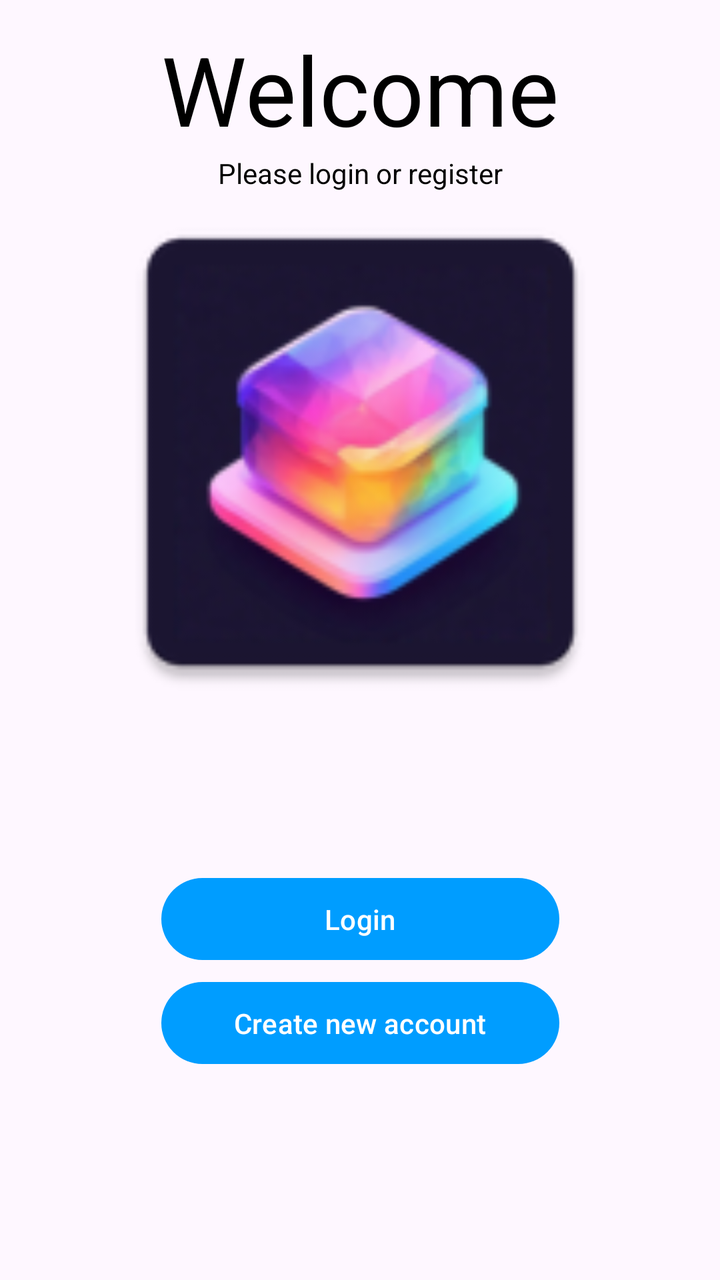
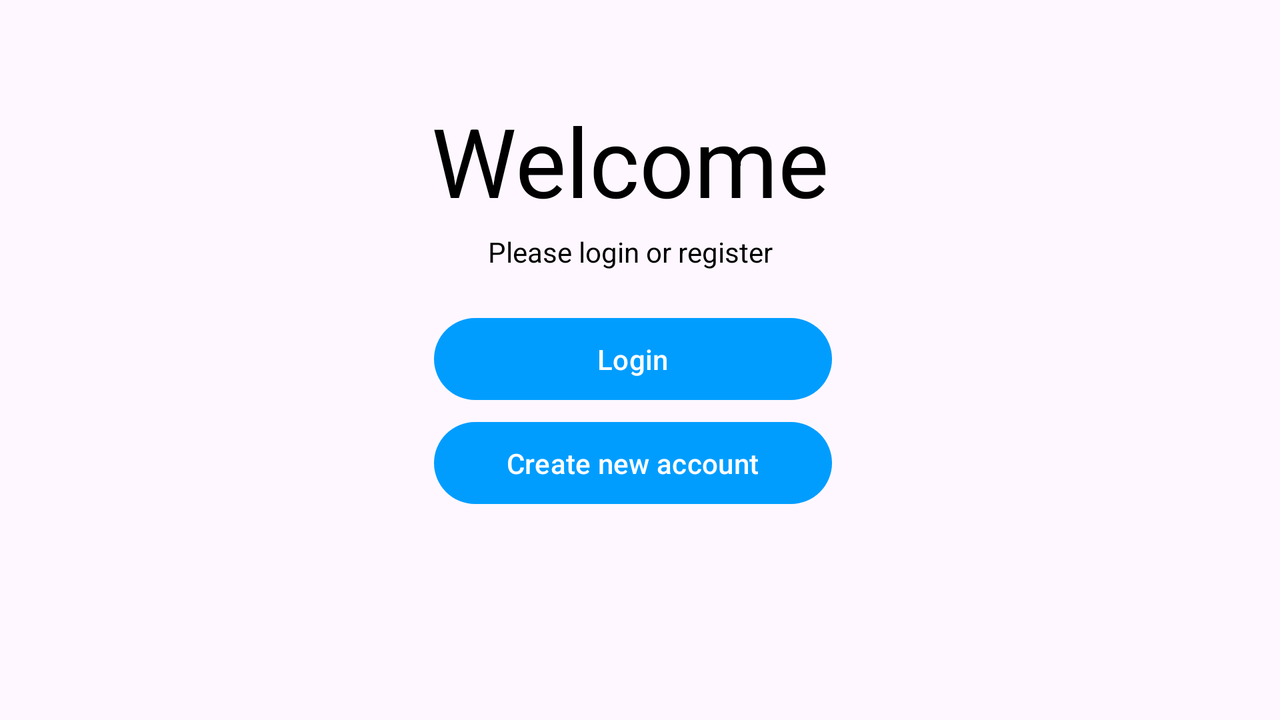

The same Android screen from two of the app's own layout files: first res/layout/ as a phone draws it, then the repository's variant for another configuration, drawn on a device whose configuration selects that folder. Both files follow.
<!-- AndroidManifest.xml: application theme Theme.MobilalkalmazásFejlesztés -->
<!-- res/layout/activity_main.xml -->
<?xml version="1.0" encoding="utf-8"?>
<androidx.constraintlayout.widget.ConstraintLayout xmlns:android="http://schemas.android.com/apk/res/android"
    xmlns:app="http://schemas.android.com/apk/res-auto"
    xmlns:tools="http://schemas.android.com/tools"
    android:id="@+id/main"
    android:layout_width="match_parent"
    android:layout_height="match_parent"
    tools:context=".MainActivity">

    <Button
        android:id="@+id/button6"
        android:layout_width="199dp"
        android:layout_height="49dp"
        android:layout_marginBottom="156dp"
        android:onClick="startLoginActivity"
        android:text="@string/bejelentkez_s"
        app:layout_constraintBottom_toBottomOf="parent"
        app:layout_constraintEnd_toEndOf="parent"
        app:layout_constraintStart_toStartOf="parent" />

    <Button
        android:id="@+id/button7"
        android:layout_width="199dp"
        android:layout_height="49dp"
        android:layout_marginBottom="104dp"
        android:onClick="startRegisterActivity"
        android:text="@string/new_user"
        app:layout_constraintBottom_toBottomOf="parent"
        app:layout_constraintEnd_toEndOf="parent"
        app:layout_constraintStart_toStartOf="parent" />

    <ImageView
        android:id="@+id/imageView"
        android:layout_width="269dp"
        android:layout_height="274dp"
        app:layout_constraintBottom_toTopOf="@+id/button6"
        app:layout_constraintEnd_toEndOf="parent"
        app:layout_constraintStart_toStartOf="parent"
        app:layout_constraintTop_toTopOf="parent"
        app:layout_constraintVertical_bias="0.553"
        app:srcCompat="@mipmap/ic_launcher" />

    <TextView
        android:id="@+id/textView5"
        android:layout_width="wrap_content"
        android:layout_height="wrap_content"
        android:text="Welcome"
        android:textSize="48sp"
        app:layout_constraintBottom_toTopOf="@+id/imageView"
        app:layout_constraintEnd_toEndOf="parent"
        app:layout_constraintStart_toStartOf="parent"
        app:layout_constraintTop_toTopOf="parent" />

    <TextView
        android:id="@+id/textView6"
        android:layout_width="wrap_content"
        android:layout_height="wrap_content"
        android:layout_marginTop="7dp"
        android:text="Please login or register"
        app:layout_constraintBottom_toTopOf="@+id/imageView"
        app:layout_constraintEnd_toEndOf="parent"
        app:layout_constraintStart_toStartOf="parent"
        app:layout_constraintTop_toBottomOf="@+id/textView5" />
</androidx.constraintlayout.widget.ConstraintLayout>
<!-- resources referenced by this layout -->
<resources>
  <!-- mipmap ic_launcher: webp bitmap (mipmap-hdpi, 4650 bytes) -->
  <string name="bejelentkez_s">Login</string>
  <string name="new_user">Create new account</string>
  <style name="Theme.MobilalkalmazásFejlesztés" parent="Base.Theme.MobilalkalmazásFejlesztés" />
  <style name="Base.Theme.MobilalkalmazásFejlesztés" parent="Theme.Material3.DayNight.NoActionBar">
          <item name="colorPrimary">@color/primaryColor_light</item>
          <item name="colorButtonNormal">@color/primaryColor_light</item>
          <item name="android:textColor">@color/text_light</item>
      </style>
  <color name="primaryColor_light">#009DFF</color>
  <color name="text_light">#000000</color>
</resources>
<!-- res/layout-land/activity_main.xml (the repository's variant of the layout above) -->
<!-- drawn on the phone turned sideways -->
<?xml version="1.0" encoding="utf-8"?>
<androidx.constraintlayout.widget.ConstraintLayout xmlns:android="http://schemas.android.com/apk/res/android"
    xmlns:app="http://schemas.android.com/apk/res-auto"
    android:id="@+id/main"
    android:layout_width="match_parent"
    android:layout_height="match_parent">

    <ImageView
        android:id="@+id/imageView3"
        android:layout_width="269dp"
        android:layout_height="274dp"
        android:layout_marginTop="160dp"
        app:layout_constraintBottom_toTopOf="@+id/button6"
        app:layout_constraintEnd_toEndOf="parent"
        app:layout_constraintHorizontal_bias="0.488"
        app:layout_constraintStart_toStartOf="parent"
        app:layout_constraintTop_toTopOf="parent"
        app:layout_constraintVertical_bias="0.553"
        app:srcCompat="@mipmap/ic_launcher" />

    <TextView
        android:id="@+id/textView8"
        android:layout_width="wrap_content"
        android:layout_height="wrap_content"
        android:layout_marginTop="48dp"
        android:text="Welcome"
        android:textSize="48sp"
        app:layout_constraintBottom_toTopOf="@+id/imageView"
        app:layout_constraintEnd_toEndOf="@+id/imageView3"
        app:layout_constraintHorizontal_bias="0.492"
        app:layout_constraintStart_toStartOf="@+id/imageView3"
        app:layout_constraintTop_toTopOf="parent" />

    <TextView
        android:id="@+id/textView7"
        android:layout_width="wrap_content"
        android:layout_height="wrap_content"
        android:layout_marginTop="4dp"
        android:text="Please login or register"
        app:layout_constraintBottom_toTopOf="@+id/imageView"
        app:layout_constraintEnd_toEndOf="@+id/textView8"
        app:layout_constraintStart_toStartOf="@+id/textView8"
        app:layout_constraintTop_toBottomOf="@+id/textView8" />

    <Button
        android:id="@+id/button6"
        android:layout_width="199dp"
        android:layout_height="49dp"
        android:layout_marginBottom="156dp"
        android:onClick="startLoginActivity"
        android:text="@string/bejelentkez_s"
        app:layout_constraintBottom_toBottomOf="parent"
        app:layout_constraintEnd_toEndOf="parent"
        app:layout_constraintHorizontal_bias="0.492"
        app:layout_constraintStart_toStartOf="parent" />

    <Button
        android:id="@+id/button7"
        android:layout_width="199dp"
        android:layout_height="49dp"
        android:layout_marginBottom="104dp"
        android:onClick="startRegisterActivity"
        android:text="@string/new_user"
        app:layout_constraintBottom_toBottomOf="parent"
        app:layout_constraintEnd_toEndOf="parent"
        app:layout_constraintHorizontal_bias="0.492"
        app:layout_constraintStart_toStartOf="parent" />
</androidx.constraintlayout.widget.ConstraintLayout>
